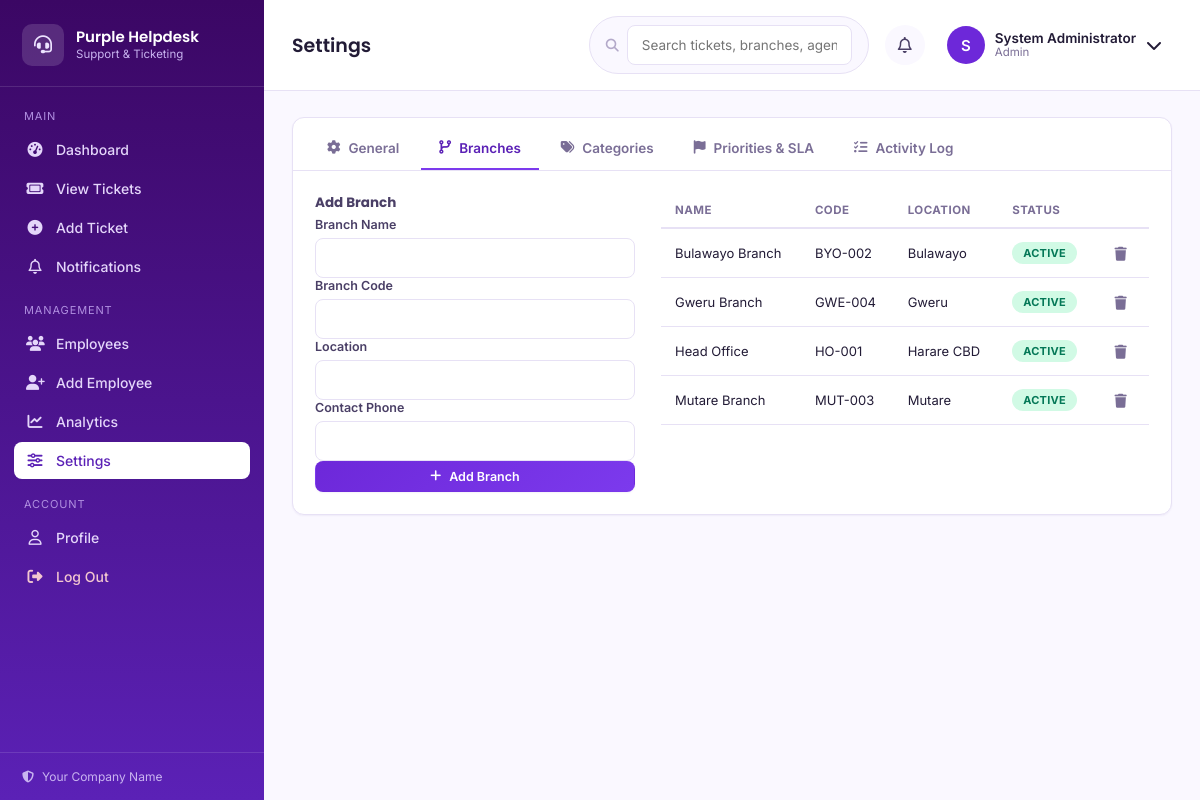
/settings.php?tab=branches (signed in), run on the app's committed database.
### tables this page shows
CREATE TABLE IF NOT EXISTS `users` (
  `id` INT UNSIGNED AUTO_INCREMENT PRIMARY KEY,
  `employee_no` VARCHAR(20) DEFAULT NULL UNIQUE,
  `full_name` VARCHAR(120) NOT NULL,
  `username` VARCHAR(60) NOT NULL UNIQUE,
  `email` VARCHAR(150) NOT NULL UNIQUE,
  `phone` VARCHAR(40) DEFAULT NULL,
  `password_hash` VARCHAR(255) NOT NULL,
  `role` ENUM('admin','agent') NOT NULL DEFAULT 'agent',
  `department` VARCHAR(100) DEFAULT NULL,
  `branch_id` INT UNSIGNED DEFAULT NULL,
  `avatar` VARCHAR(255) DEFAULT NULL,
  `status` ENUM('active','inactive') NOT NULL DEFAULT 'active',
  `must_change_password` TINYINT(1) NOT NULL DEFAULT 0,
  `last_login` DATETIME DEFAULT NULL,
  `created_at` DATETIME NOT NULL DEFAULT CURRENT_TIMESTAMP,
  `updated_at` DATETIME NOT NULL DEFAULT CURRENT_TIMESTAMP ON UPDATE CURRENT_TIMESTAMP,
  FOREIGN KEY (`branch_id`) REFERENCES `branches`(`id`) ON DELETE SET NULL
);

CREATE TABLE IF NOT EXISTS `branches` (
  `id` INT UNSIGNED AUTO_INCREMENT PRIMARY KEY,
  `name` VARCHAR(120) NOT NULL,
  `code` VARCHAR(20) NOT NULL UNIQUE,
  `location` VARCHAR(190) DEFAULT NULL,
  `contact_phone` VARCHAR(40) DEFAULT NULL,
  `status` ENUM('active','inactive') NOT NULL DEFAULT 'active',
  `created_at` DATETIME NOT NULL DEFAULT CURRENT_TIMESTAMP
);

### includes/functions.php (called while the page is built, shortened)
<?php
function e(?string $value): string
{
    return htmlspecialchars($value ?? '', ENT_QUOTES, 'UTF-8');
}
function get_setting(string $key, $default = null)
{
    static $cache = null;
    if ($cache === null) {
        $cache = [];
        $stmt = db()->query("SELECT setting_key, setting_value FROM settings");
        foreach ($stmt->fetchAll() as $row) {
            $cache[$row['setting_key']] = $row['setting_value'];
        }
    }
    return $cache[$key] ?? $default;
}

### includes/db.php (called while the page is built)
<?php
function db(): PDO
{
    static $pdo = null;
    if ($pdo === null) {
        $dsn = 'mysql:host=' . DB_HOST . ';dbname=' . DB_NAME . ';charset=' . DB_CHARSET;
        try {
            $pdo = new PDO($dsn, DB_USER, DB_PASS, [
                PDO::ATTR_ERRMODE            => PDO::ERRMODE_EXCEPTION,
                PDO::ATTR_DEFAULT_FETCH_MODE => PDO::FETCH_ASSOC,
                PDO::ATTR_EMULATE_PREPARES   => false,
            ]);
        } catch (PDOException $e) {
            error_log('DB Connection failed: ' . $e->getMessage());
            die('Database connection failed. Please check config/config.php or contact your system administrator.');
        }
    }
    return $pdo;
}

### includes/auth.php (called while the page is built, shortened)
<?php
function current_user(): ?array
{
    static $user = null;
    if ($user === null) {
        $stmt = db()->prepare("SELECT * FROM users WHERE id = ? AND status = 'active'");
        $stmt->execute([$_SESSION['user_id']]);
        $user = $stmt->fetch() ?: false;
    }
    return $user ?: null;
}
function is_logged_in(): bool
{
    return current_user() !== null;
}
function is_admin(): bool
{
    $u = current_user();
    return $u && $u['role'] === 'admin';
}
function require_login(): void
{
    if (!is_logged_in()) {
        redirect('login.php');
    }
}
function require_admin(): void
{
    require_login();
}

### settings.php (the view, shortened to what this page needs)
<?php
$pageTitle = 'Settings';
require_admin();
$tab = $_GET['tab'] ?? 'general';
$branches = db()->query("SELECT * FROM branches ORDER BY status DESC, name")->fetchAll();
require_once __DIR__ . '/includes/header.php';
?>
<section class="card">
    <div class="tabs">
        <a href="?tab=general" class="tab-link <?= $tab === 'general' ? 'active' : '' ?>"><i class="fa-solid fa-gear"></i> General</a>
        <a href="?tab=branches" class="tab-link <?= $tab === 'branches' ? 'active' : '' ?>"><i class="fa-solid fa-code-branch"></i> Branches</a>
        <a href="?tab=categories" class="tab-link <?= $tab === 'categories' ? 'active' : '' ?>"><i class="fa-solid fa-tags"></i> Categories</a>
        <a href="?tab=priorities" class="tab-link <?= $tab === 'priorities' ? 'active' : '' ?>"><i class="fa-solid fa-flag"></i> Priorities &amp; SLA</a>
        <a href="?tab=activity" class="tab-link <?= $tab === 'activity' ? 'active' : '' ?>"><i class="fa-solid fa-list-check"></i> Activity Log</a>
    </div>
    <div class="card-body">
        <?php if ($tab === 'general'): ?>
        <form method="post" class="stack-form form-narrow">
            <input type="hidden" name="action" value="update_general">
            <?= csrf_field() ?>
            <div class="form-field"><label>Site Name</label><input type="text" name="site_name" value="<?= e(get_setting('site_name', SITE_NAME)) ?>"></div>
            <div class="form-field"><label>Company Name</label><input type="text" name="company_name" value="<?= e(get_setting('company_name', COMPANY_NAME)) ?>"></div>
            <div class="form-field"><label>Support Email</label><input type="email" name="support_email" value="<?= e(get_setting('support_email', '')) ?>"></div>
            <p class="field-hint"><i class="fa-solid fa-circle-info"></i> To add your logo, drop the image file into <code>assets/images/logo/</code> and update the reference in <code>includes/sidebar.php</code>.</p>
            <div class="form-actions"><button type="submit" class="btn btn-primary"><i class="fa-solid fa-floppy-disk"></i> Save Settings</button></div>
        </form>
        <?php elseif ($tab === 'branches'): ?>
        <div class="settings-two-col">
            <form method="post" class="stack-form">
                <h4>Add Branch</h4>
                <div class="form-field"><label>Branch Name</label><input type="text" name="name" required></div>
                <div class="form-field"><label>Branch Code</label><input type="text" name="code" required></div>
                <div class="form-field"><label>Location</label><input type="text" name="location"></div>
                <div class="form-field"><label>Contact Phone</label><input type="text" name="contact_phone"></div>
                <button type="submit" class="btn btn-primary btn-sm"><i class="fa-solid fa-plus"></i> Add Branch</button>
            </form>
            <div class="table-wrap">
                <table class="data-table">
                    <thead><tr><th>Name</th><th>Code</th><th>Location</th><th>Status</th><th></th></tr></thead>
                    <tbody>
                    <?php foreach ($branches as $b): ?>
                        <tr>
                            <td><?= e($b['name']) ?></td><td><?= e($b['code']) ?></td><td><?= e($b['location']) ?></td>
                            <td><span class="badge <?= $b['status']==='active'?'badge-resolved':'badge-closed' ?>"><?= e(ucfirst($b['status'])) ?></span></td>
                            <td>
                                <?php if ($b['status'] === 'active'): ?>
                                <form method="post" onsubmit="return confirm('Deactivate this branch?');">
                                    <button type="submit" class="icon-link icon-danger" style="border:none;background:none;"><i class="fa-solid fa-trash"></i></button>
                                </form>
                                <?php endif; ?>
                            </td>
                        </tr>
                    <?php endforeach; ?>
                    </tbody>
                </table>
            </div>
        </div>
        <?php endif; ?>
    </div>
</section>
<?php require_once __DIR__ . '/includes/footer.php'; ?>

### includes/header.php (shortened to what this page needs)
<?php
$me = current_user();
$pageTitle = $pageTitle ?? 'Dashboard';
?>
<!DOCTYPE html>
<html lang="en">
<head>
<title><?= e($pageTitle) ?> · <?= e(get_setting('site_name', SITE_NAME)) ?></title>
<link rel="stylesheet" href="https://cdnjs.cloudflare.com/ajax/libs/font-awesome/6.5.1/css/all.min.css">
<link rel="stylesheet" href="<?= BASE_URL ?>/assets/css/style.css">
</head>
<body class="app-body">
<div class="app-shell">
    <?php include __DIR__ . '/sidebar.php'; ?>
    <div class="app-main">
        <header class="topbar">
            <h1 class="topbar-title"><?= e($pageTitle) ?></h1>
            <div class="topbar-actions">
                <form class="topbar-search" action="<?= BASE_URL ?>/tickets.php" method="get">
                    <i class="fa-solid fa-magnifying-glass"></i>
                    <input type="text" name="q" placeholder="Search tickets, branches, agents…" value="<?= e($_GET['q'] ?? '') ?>">
                </form>
                <div class="topbar-icon-btn" id="notifBtn">
                    <i class="fa-regular fa-bell"></i>
                </div>
                <div class="topbar-profile" id="profileBtn">
                    <div class="avatar-circle">
                        <?php if (!empty($me['avatar'])): ?>
                            <img src="<?= BASE_URL . '/' . e($me['avatar']) ?>" alt="<?= e($me['full_name']) ?>">
                        <?php else: ?>
                            <?= e(strtoupper(substr($me['full_name'], 0, 1))) ?>
                        <?php endif; ?>
                    </div>
                    <div class="profile-meta">
                        <span class="profile-name"><?= e($me['full_name']) ?></span>
                        <span class="profile-role"><?= e(ucfirst($me['role'])) ?></span>
                    </div>
                    <i class="fa-solid fa-chevron-down"></i>
                </div>
            </div>
        </header>
        <main class="page-content">

### includes/sidebar.php
<?php
$current = basename($_SERVER['SCRIPT_NAME']);
function nav_active(string $file, string $current): string
{
    return $file === $current ? ' active' : '';
}
?>
<aside class="sidebar" id="sidebar">
    <div class="sidebar-brand">
        <div class="brand-mark">
            <i class="fa-solid fa-headset"></i>
        </div>
        <div class="brand-text">
            <span class="brand-title"><?= e(get_setting('site_name', SITE_NAME)) ?></span>
            <span class="brand-sub">Support &amp; Ticketing</span>
        </div>
    </div>
    <nav class="sidebar-nav">
        <span class="nav-label">Main</span>
        <a href="<?= BASE_URL ?>/dashboard.php" class="nav-link<?= nav_active('dashboard.php', $current) ?>">
            <i class="fa-solid fa-gauge-high"></i> <span>Dashboard</span>
        </a>
        <a href="<?= BASE_URL ?>/tickets.php" class="nav-link<?= nav_active('tickets.php', $current) ?>">
            <i class="fa-solid fa-ticket"></i> <span>View Tickets</span>
        </a>
        <a href="<?= BASE_URL ?>/add_ticket.php" class="nav-link<?= nav_active('add_ticket.php', $current) ?>">
            <i class="fa-solid fa-circle-plus"></i> <span>Add Ticket</span>
        </a>
        <a href="<?= BASE_URL ?>/notifications.php" class="nav-link<?= nav_active('notifications.php', $current) ?>">
            <i class="fa-regular fa-bell"></i> <span>Notifications</span>
        </a>
        <?php if (is_admin()): ?>
        <span class="nav-label">Management</span>
        <a href="<?= BASE_URL ?>/employees.php" class="nav-link<?= nav_active('employees.php', $current) ?>">
            <i class="fa-solid fa-users"></i> <span>Employees</span>
        </a>
        <a href="<?= BASE_URL ?>/add_employee.php" class="nav-link<?= nav_active('add_employee.php', $current) ?>">
            <i class="fa-solid fa-user-plus"></i> <span>Add Employee</span>
        </a>
        <a href="<?= BASE_URL ?>/analytics.php" class="nav-link<?= nav_active('analytics.php', $current) ?>">
            <i class="fa-solid fa-chart-line"></i> <span>Analytics</span>
        </a>
        <a href="<?= BASE_URL ?>/settings.php" class="nav-link<?= nav_active('settings.php', $current) ?>">
            <i class="fa-solid fa-sliders"></i> <span>Settings</span>
        </a>
        <?php endif; ?>
        <span class="nav-label">Account</span>
        <a href="<?= BASE_URL ?>/profile.php" class="nav-link<?= nav_active('profile.php', $current) ?>">
            <i class="fa-regular fa-user"></i> <span>Profile</span>
        </a>
        <a href="<?= BASE_URL ?>/logout.php" class="nav-link nav-logout">
            <i class="fa-solid fa-right-from-bracket"></i> <span>Log Out</span>
        </a>
    </nav>
    <div class="sidebar-footer">
        <div class="sla-mini">
            <i class="fa-solid fa-shield-halved"></i>
            <span><?= e(COMPANY_NAME) ?></span>
        </div>
    </div>
</aside>

### includes/footer.php (shortened to what this page needs)
        </main>
    </div>
</div>
</body>
</html>

### data on the page
users: full_name "S", full_name "System Administrator", role "Admin"
branches: name "Bulawayo Branch", code "BYO-002", location "Bulawayo", status "ACTIVE"
branches: name "Gweru Branch", code "GWE-004", location "Gweru", status "ACTIVE"
branches: name "Head Office", code "HO-001", location "Harare CBD", status "ACTIVE"
branches: name "Mutare Branch", code "MUT-003", location "Mutare", status "ACTIVE"

### other printed values
get_setting('site_name', SITE_NAME) "Purple Helpdesk"
COMPANY_NAME "Your Company Name"
$pageTitle "Settings"
